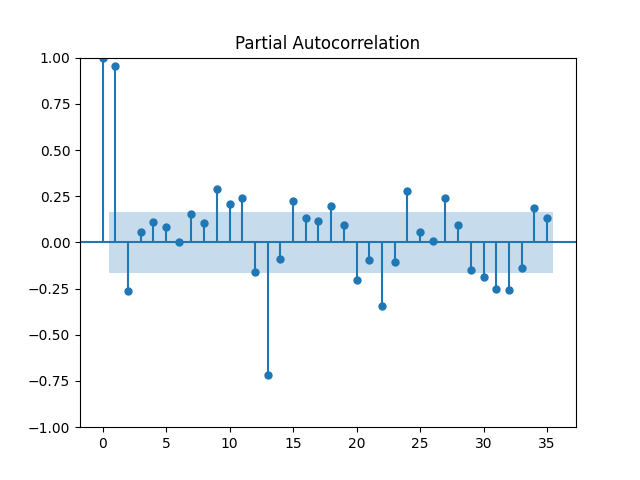

Recreate this plot in Python.
import io
import requests
import statsmodels.api as sm
import pandas as pd
import matplotlib.pyplot as plt

def get_data():
    #月ごとの旅客機の乗客数データ
    url = "https://www.analyticsvidhya.com/wp-content/uploads/2016/02/AirPassengers.csv"
    stream = requests.get(url).content
    df_content = pd.read_csv(io.StringIO(stream.decode('utf-8')))
    passengers = df_content['#Passengers']
    
    return passengers

def auto_relation():
    passengers = get_data()
    
    #偏自己相関
    #olsは最小二乗法による推定を意味する
    p_pacf = sm.tsa.stattools.pacf(passengers, method='ols')
    print(p_pacf)

def main():
    passengers = get_data()
    auto_relation()
    
    #偏自己相関係数コレログラムの作成 : plot_pacf関数
    #lags : 時間差の度合い
    sm.graphics.tsa.plot_pacf(passengers,lags=35)
    plt.savefig('side_correlogram.png')
    plt.show()
    
if __name__ == '__main__':
    main()
    